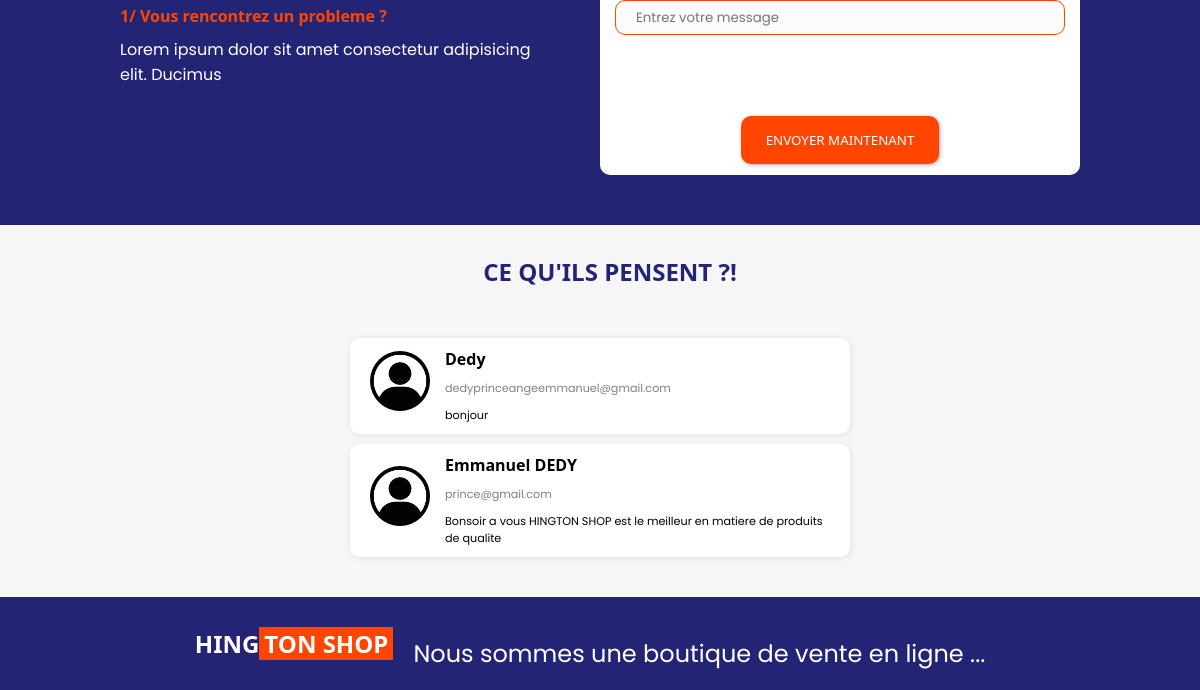
Before: / (lower part) with the older database file.
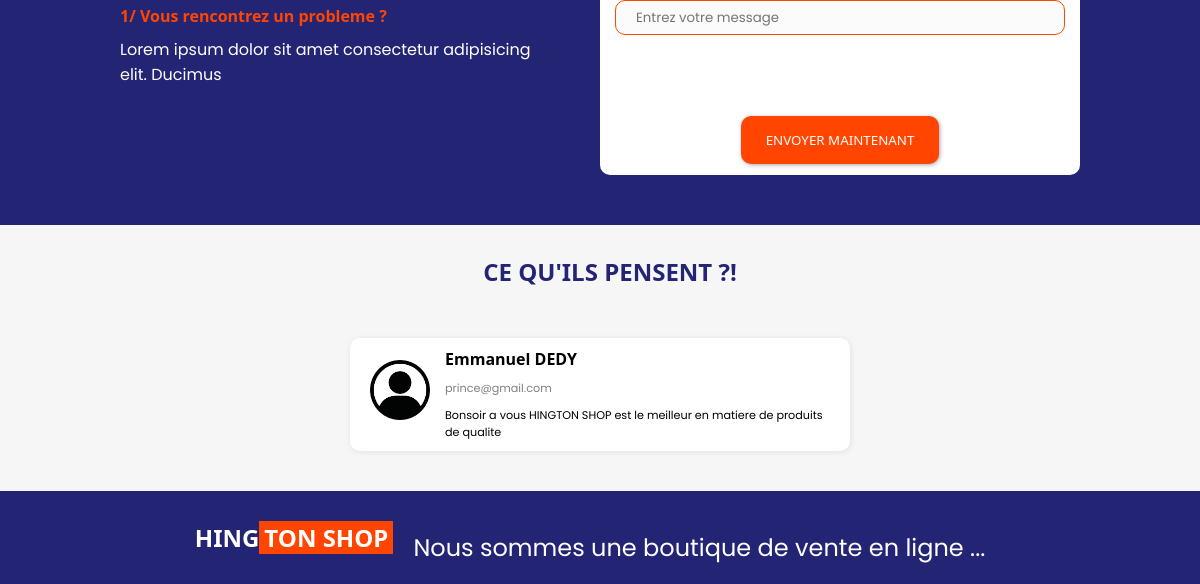
After: the same page with the newer database file.
### app.py (models this page shows, shortened)
class Comment(db.Model):
    id = db.Column(db.Integer, primary_key = True)
    nom = db.Column(db.String(15), unique = False , nullable = False)
    mail = db.Column(db.String(100), unique = False, nullable = False)
    message = db.Column(db.String(50), unique = False, nullable = False)

### app.py (the view)
@app.route("/")
def acceuil():
    commenta = []
    recupe = Comment.query.all()
    for i in recupe:
        commenta.append(i)
    print(commenta[0].mail)
    return render_template("acceuil.html",commenta=commenta)

### templates/acceuil.html (shortened to what this page needs)
<!DOCTYPE html>
<html lang="en">
<head>
    <link rel="stylesheet" href="/static/CSS/acceuil.css">
</head>
<body>
    <div class="formulairep">
        <div class="formulp">
            <p style="font-weight: bolder;font-family: 'Segoe UI', Tahoma, Geneva, Verdana, sans-serif;color: orangered;padding-top: 50px;">1/ Vous rencontrez un probleme ?</p>
            <p style="padding-top: 10px;color: white;">Lorem ipsum dolor sit amet consectetur adipisicing elit. Ducimus </p>
        </div>
        <form action="/commentaire" method="post" >
            <div class="formu1">
                <div class="nomform2">
                    <input type="text" name="message" id="" placeholder="Entrez votre message">
                </div>
            </div>
            <div class="formu1">
            </div>
            <div class="formu1">
                <button type="submit">ENVOYER MAINTENANT </button>
            </div>
        </form>
    </div>
    <div class="avier">
        <h1 style="font-family: 'Segoe UI', Tahoma, Geneva, Verdana, sans-serif;font-size: 1.5rem;text-align: center;padding-bottom: 50px;
        color: rgb(36, 36, 116);padding-left: 20px;">CE QU'ILS PENSENT ?!</h1>
        {% for i in commenta %}
        <div class="avis1">
            <div class="imageddr">
                <img src="{{url_for('static', filename='IMAGE/pppp.png')}}" style="border-radius: 100%;" height="100%"  width="100%" alt="">
            </div>
            <div class="tersgdf">
                <h1 style="font-weight: bolder;font-family: 'Segoe UI', Tahoma, Geneva, Verdana, sans-serif;color: black;font-size: 1rem;">{{ i.nom }}</h1>
                <p style="color: gray;">{{ i.mail }}</p>
                <p >{{ i.message }}</p>
            </div>
        </div>
        {% endfor %}
    </div>
    <footer id="foot">
        <header id="head">
            <h1 style="font-family: 'Segoe UI', Tahoma, Geneva, Verdana, sans-serif;font-size: 1.5rem;text-align: center;padding-bottom: 30px;padding-top: 10px;color: white;
            ">HING<span id="deuxlogo">TON SHOP</span></h1>
        </header>
        <p >Nous sommes une boutique de vente en ligne ...
        </p>
    </footer>
</body>
</html>

### static/CSS/acceuil.css (style rules this page uses)
* { box-sizing: border-box; padding: 0; margin: 0; font-family: 'Poppins', sans-serif; }
body { overflow-x: hidden; }
#deuxlogo { padding-left: 5px; padding-right: 5px; background-color: orangered; color: white; font-family: 'Segoe UI', Tahoma, Geneva, Verdana, sans-serif; }
#foot { display: flex; align-items: center; justify-content: center; width: 100%; background-color: rgb(36, 36, 116); padding-top: 20px; }
#foot p { text-align: center; color: white; padding: 1px 20px; font-size: clamp(4px, 2vw, 24px); }
.formulairep { height: 500px; width: 100%; background-color: rgb(36, 36, 116); display: flex; align-items: center; justify-content: center; }
.formulairep form { height: 85%; width: 60%; min-width: 300px; max-width: 500px; background-color: white; border-radius: 10px; }
.formulp { height: 80%; width: 40%; display: none; }
.formu1 { width: 100%; height: 70PX; display: flex; align-items: center; justify-content: center; flex-direction: column; }
.formu1 button { padding: 15px 25px; display: flex; align-items: center; justify-content: center; flex-direction: column; background-color: orangered; color: white; box-shadow: 1px 1px 5px -1px gray; border: none; border-radius: 10px; font-family: 'Segoe UI', Tahoma, Geneva, Verdana, sans-serif; }
.nomform2 input { width: 100%; height: 100%; background-color: rgba(247, 247, 247, 0.448); border-radius: 10px; border: 1px solid orangered; padding-left: 20px; outline: none; color: rgb(36, 36, 116); }
.nomform2 { width: 100%; height: 50%; padding-left: 15px; padding-right: 15px; display: flex; align-items: center; justify-content: center; }
@media (min-width: 800px) { body { overflow-x: hidden; } }
@media (min-width: 800px) { .formulp { height: 80%; width: 40%; display: block; padding-right: 50px; } }
@media (min-width: 800px) { .formulairep form { height: 80%; width: 40%; min-width: 300px; max-width: 500px; background-color: #ffffff; border-radius: 10px; } }
@media (min-width:1000px) { body { overflow-x: hidden; width: 100%; } }
@media (min-width:1000px) { .avier { width: 100%; height: auto; background-color: rgba(172, 173, 174, 0.114); padding-top: 30px; padding-bottom: 30px; overflow-x: hidden; } }
@media (min-width:1000px) { .avis1 { width: 100%; max-width: 500px; height: auto; background-color: white; border-radius: 10px; box-shadow: 1px 1px 4px 1px rgba(204, 204, 204, 0.342); margin: 0 auto; display: flex; align-items: center; padding-left: 20px; padding-bottom: 10px; margin-bottom: 10px; } }
@media (min-width:1000px) { .imageddr { height: 60px; width: 60px; background-color: purple; border-radius: 100%; } }
@media (min-width:1000px) { .tersgdf { width: 85%; height: 100%; padding-top: 10px; padding-left: 15px; } }
@media (min-width:1000px) { .tersgdf p { padding-top: 10px; font-size: 0.7rem; } }

Changed rows visible on the page:
removed Comment: nom "Dedy", mail "dedyprinceangeemmanuel@gmail.com", message "bonjour"
